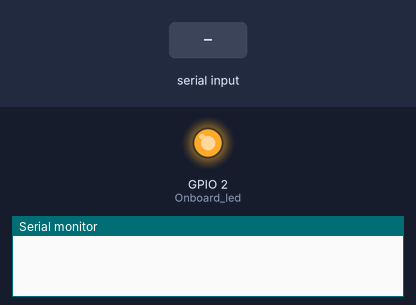
Simulated run of this sketch. Board: ESP32. On the bench: output pins drawn as LEDs (lit = HIGH), the last lines printed to the serial monitor. The test bench sets the inputs (shaded band).

Above: at 4.1 s.
At 7.0 s:
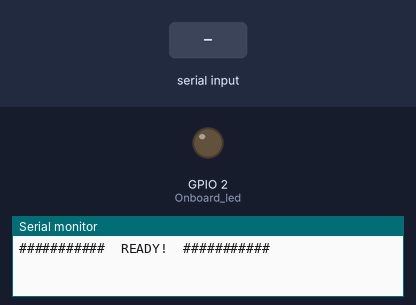
7.1 s: "<" received over the second serial link
8.6 s: ">" received over the second serial link
10.1 s: "1" received over the second serial link
Timing chart, 0 to 13.1 s (numbered marks = the images above; inputs shaded):
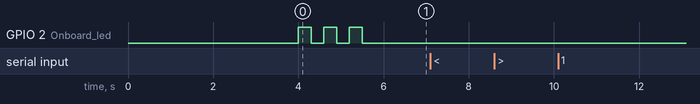

The sketch:

budget_serial_reader.ino
```cpp
// ######## ESP32 RX Pin = Gpio 14 ########
// Budget Serial reader using an ESP32

#include <Arduino.h>

int8_t TX_Pin = 14;
int8_t RX_Pin = -1;
unsigned long Prev_millis;
unsigned long Timer;


// Setup
void setup() {
    Serial.begin(9600);                                 // USB Serial
    Serial1.begin(9600, SERIAL_8N1, TX_Pin, RX_Pin);    // Incomming Serial
    pinMode(2, OUTPUT);                                 // Onboard led
    delay(4000);
    for (uint8_t i=0; i<3; i++) {
        digitalWrite(2, HIGH);
        delay(300);
        digitalWrite(2, LOW);
        delay(300);
    }
    for (uint8_t i=0; i<25; i++) {
        Serial.println();
    }
    Serial.println("###########  READY!  ###########");
}


// Main loop
void loop() {
    // Read data from the ATtiny84's serial out
    if (Serial1.available()) {
        char data = Serial1.read();

        // Forward data to the USB serial connection + budget timer
        if (data == '<') {
            Serial.println("### Timer started! ###");
            Prev_millis = millis();
        }
        else if (data == '>') {
            Timer = (millis() - Prev_millis);
            Serial.print("### Timer stopped! ###"); Serial.print("     "); Serial.print(Timer/1000); Serial.print("s");
            Serial.print("      "); Serial.print("ms = "); Serial.println(Timer);
        }
        else {
            Serial.print(data);
        }
    }
}
```
